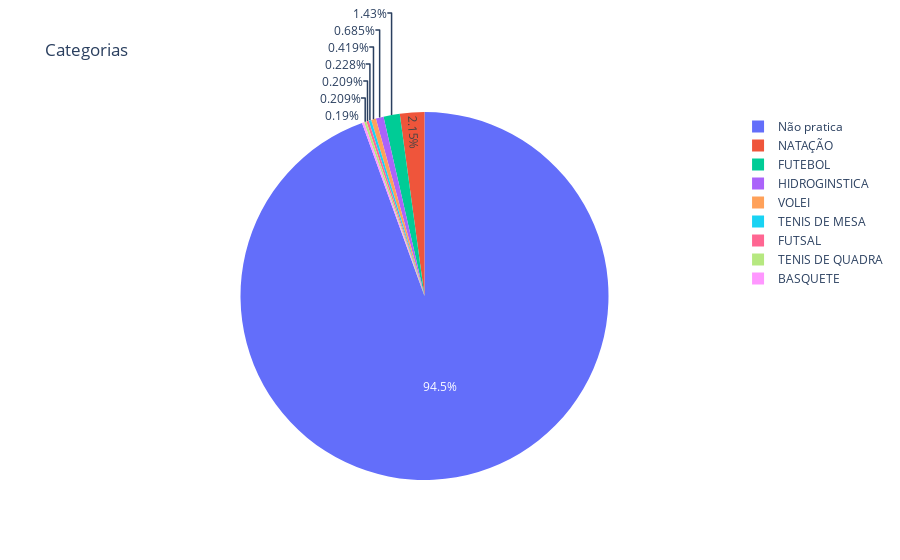

The cell this chart's notebook holds for it:
### Code cell
import plotly.express as px
df2 = data['Esporte'].value_counts()
fig = px.pie(df2, values=df2.values, names=df2.index, title='Categorias')
fig.show()

### Figure 1 — Plotly figure (JSON) as saved in the notebook; plotly's stock layout.template omitted (floating-point values rounded to 4 significant figures)
{"data": [{"domain": {"x": [0, 1], "y": [0, 1]}, "hovertemplate": "index=%{label}<br>value=%{value}<extra></extra>", "labels": ["Não pratica", "NATAÇÃO", "FUTEBOL", "HIDROGINSTICA", "VOLEI", "TENIS DE MESA", "FUTSAL", "TENIS DE QUADRA", "BASQUETE"], "legendgroup": "", "name": "", "showlegend": true, "type": "pie", "values": [4966, 113, 75, 36, 22, 12, 11, 11, 10]}], "layout": {"autosize": true, "legend": {"tracegroupgap": 0}, "title": {"text": "Categorias"}}}
